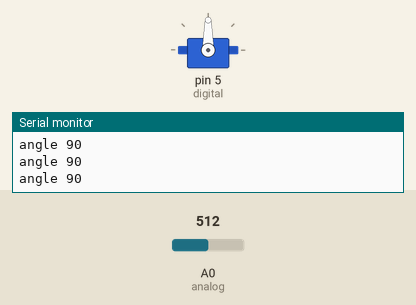
This sketch was run on a simulated Arduino Uno, built with avr-gcc and run on an emulated ATmega328P. Parts: servo, the last lines printed to the serial monitor. The inputs (shaded band) are chosen by the test bench; at power-on: A0 (analog) = 512.

Above: at 1.3 s.
1.4 s: A0 (analog) set to 716
At 2.6 s:
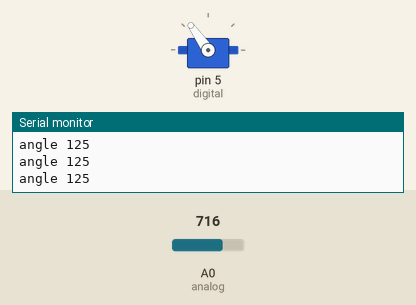
3.0 s: A0 (analog) set to 900
At 3.7 s:
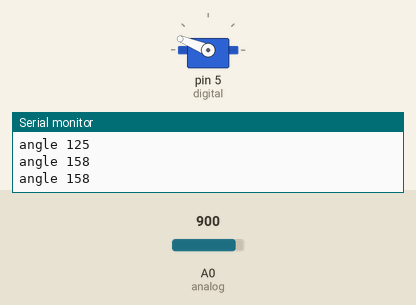
4.5 s: A0 (analog) set to 1023
At 4.9 s:
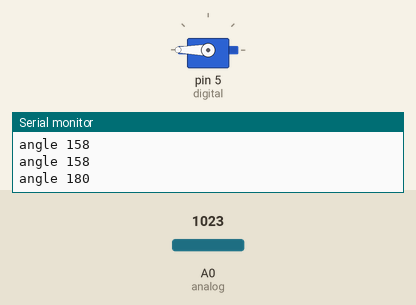
6.0 s: A0 (analog) set to 306
At 7.2 s:
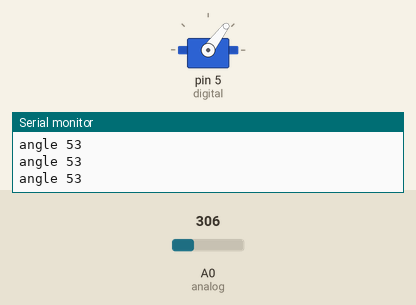
7.5 s: A0 (analog) set to 122
At 8.5 s:
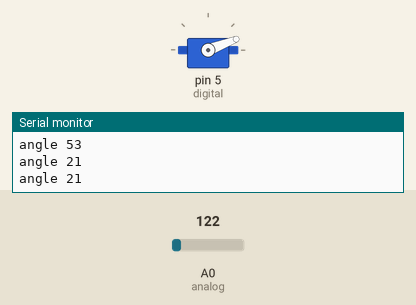
9.0 s: A0 (analog) set to 0
At 9.7 s:
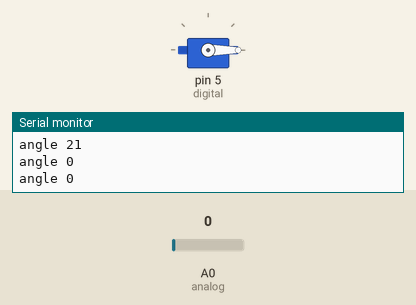
Timing chart, 0 to 11.5 s (numbered marks = the images above; inputs shaded):
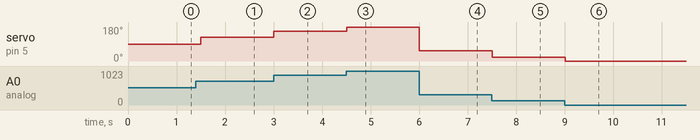

Measured:
- after the input at 1.4 s, servo on pin 5 (digital): 90° → 125° after 0.10 s
- after the input at 3.0 s, servo on pin 5 (digital): 125° → 158° at once
- after the input at 4.5 s, servo on pin 5 (digital): 158° → 180° at once
- after the input at 6.0 s, servo on pin 5 (digital): 180° → 53° at once
- after the input at 7.5 s, servo on pin 5 (digital): 53° → 21° at once
- after the input at 9.0 s, servo on pin 5 (digital): 21° → 0° at once

The sketch:

potentionmeter_moter.ino
```cpp
#include <Servo.h>

int analog = A0;      // Biến trở
int digital = 5;
int angle = 0;

Servo hai;

void setup() {
hai.attach(digital);
Serial.begin(9600);
}

void loop() {
  int doc_analog = analogRead(analog);
  angle = map(doc_analog,0,1023,0,180);
  Serial.print("angle "); Serial.println(angle);   //For checking where exacly we are
  hai.write(angle);
  delay(500);
}
```
